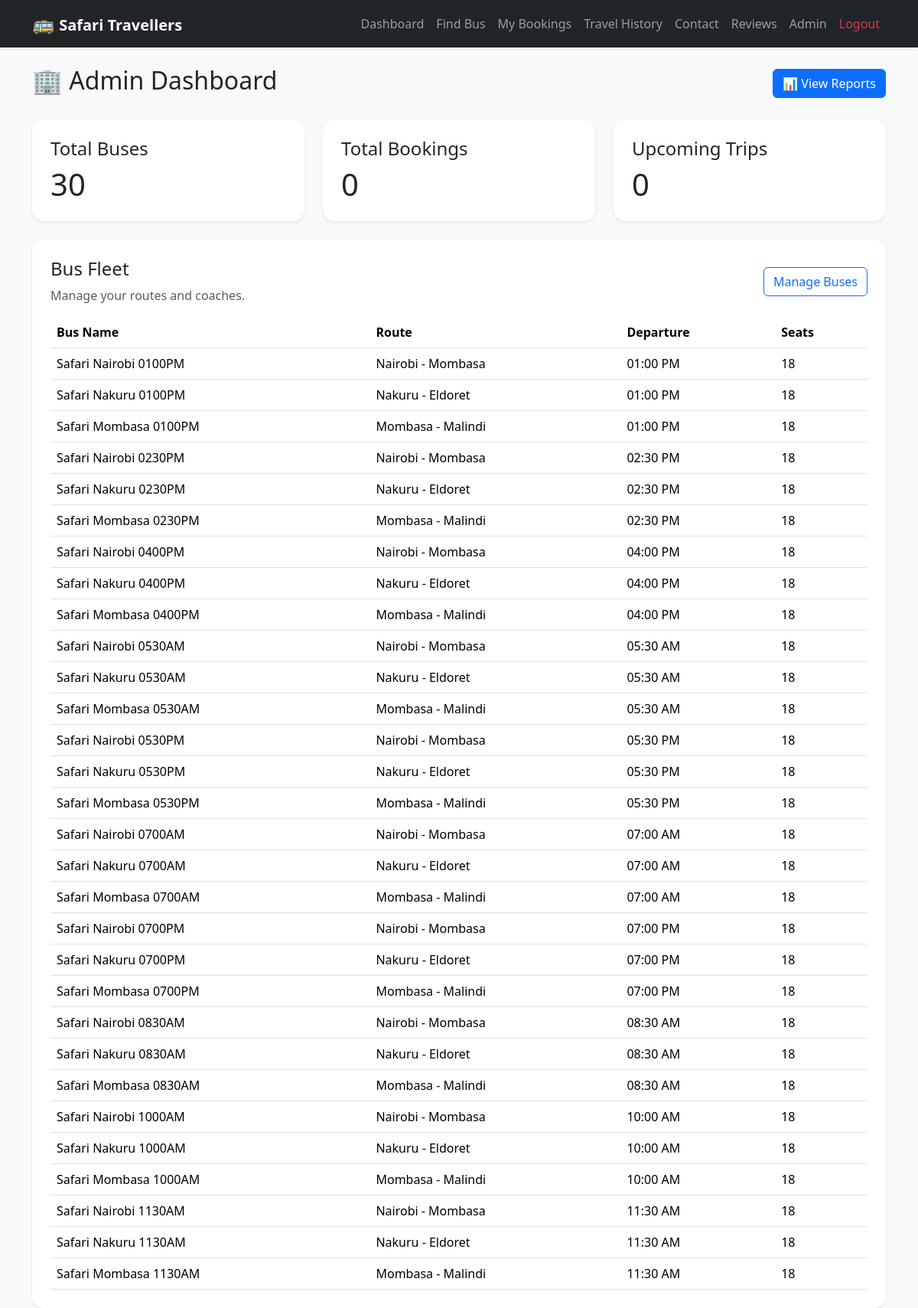
The page /admin (signed in) on the database its author committed.
### app/models.py (models this page shows, shortened)
class Bus(db.Model):
    __tablename__ = 'buses'
    id = db.Column(db.Integer, primary_key=True)
    bus_name = db.Column(db.String(100), nullable=False)
    route = db.Column(db.String(255), nullable=False)
    departure_time = db.Column(db.String(50), nullable=False)
    total_seats = db.Column(db.Integer, default=18)
    price = db.Column(db.Float, default=1650.0)
    bookings = db.relationship('Booking', back_populates='bus', cascade='all, delete-orphan')

### app/route.py (the view)
@main.route('/admin')
@login_required
def admin_dashboard():
    if not current_user.is_admin_user:
        abort(403)
    total_buses = Bus.query.count()
    total_bookings = Booking.query.count()
    upcoming_trip_count = Booking.query.filter(Booking.travel_date >= datetime.utcnow().date()).count()
    buses = Bus.query.order_by(Bus.departure_time).all()
    return render_template(
        'admin_dashboard.html',
        total_buses=total_buses,
        total_bookings=total_bookings,
        upcoming_trip_count=upcoming_trip_count,
        buses=buses,
    )

### app/models.py (called while the page is built)
    @property
    def is_admin_user(self):
        admin_email = current_app.config.get('ADMIN_EMAIL')
        return self.is_admin or (admin_email and self.email == admin_email)

### app/route.py (called while the page is built)
@login_manager.user_loader
def load_user(user_id):
    return User.query.get(int(user_id))

### app/templates/admin_dashboard.html
{% extends "base.html" %}
{% block content %}
<div class="mb-4 d-flex justify-content-between align-items-center">
    <h2>🏢 Admin Dashboard</h2>
    <a href="{{ url_for('main.admin_reports') }}" class="btn btn-primary">📊 View Reports</a>
</div>
<div class="row g-4">
    <div class="col-lg-4">
        <div class="card shadow-sm border-0 p-4">
            <h4>Total Buses</h4>
            <p class="display-6 mb-0">{{ total_buses }}</p>
        </div>
    </div>
    <div class="col-lg-4">
        <div class="card shadow-sm border-0 p-4">
            <h4>Total Bookings</h4>
            <p class="display-6 mb-0">{{ total_bookings }}</p>
        </div>
    </div>
    <div class="col-lg-4">
        <div class="card shadow-sm border-0 p-4">
            <h4>Upcoming Trips</h4>
            <p class="display-6 mb-0">{{ upcoming_trip_count }}</p>
        </div>
    </div>
</div>
<div class="card shadow-sm border-0 mt-4 p-4">
    <div class="d-flex align-items-center justify-content-between mb-3">
        <div>
            <h4>Bus Fleet</h4>
            <p class="text-muted mb-0">Manage your routes and coaches.</p>
        </div>
        <a href="{{ url_for('main.manage_buses') }}" class="btn btn-outline-primary">Manage Buses</a>
    </div>
    <div class="table-responsive">
        <table class="table align-middle mb-0">
            <thead>
                <tr>
                    <th>Bus Name</th>
                    <th>Route</th>
                    <th>Departure</th>
                    <th>Seats</th>
                </tr>
            </thead>
            <tbody>
                {% for bus in buses %}
                    <tr>
                        <td>{{ bus.bus_name }}</td>
                        <td>{{ bus.route }}</td>
                        <td>{{ bus.departure_time }}</td>
                        <td>{{ bus.total_seats }}</td>
                    </tr>
                {% endfor %}
            </tbody>
        </table>
    </div>
</div>
{% endblock %}

### app/templates/base.html (shortened to what this page needs)
<!DOCTYPE html>
<html lang="en">
<head>
    <link href="https://cdn.jsdelivr.net/npm/bootstrap@5.3.3/dist/css/bootstrap.min.css" rel="stylesheet">
<link rel="stylesheet" href="{{ url_for('static', filename='style.css') }}">
</head>
<body class="bg-light">
<nav class="navbar navbar-expand-lg navbar-dark bg-dark shadow-sm">
    <div class="container">
        <a class="navbar-brand fw-bold" href="{{ url_for('main.home') }}">
            <span style="color: #ffc107; font-size: 1.5rem;">🚌</span> Safari Travellers
        </a>
        <div class="collapse navbar-collapse" id="nav">
            <ul class="navbar-nav ms-auto">
                {% if current_user.is_authenticated %}
                    <li class="nav-item">
                        <a class="nav-link" href="{{ url_for('main.dashboard') }}">Dashboard</a>
                    </li>
                    <li class="nav-item">
                        <a class="nav-link" href="{{ url_for('main.search_buses') }}">Find Bus</a>
                    </li>
                    <li class="nav-item">
                        <a class="nav-link" href="{{ url_for('main.my_bookings') }}">My Bookings</a>
                    </li>
                    <li class="nav-item">
                        <a class="nav-link" href="{{ url_for('main.travel_history') }}">Travel History</a>
                    </li>
                    <li class="nav-item">
                        <a class="nav-link" href="{{ url_for('main.contact') }}">Contact</a>
                    </li>
                    <li class="nav-item">
                        <a class="nav-link" href="{{ url_for('main.reviews') }}">Reviews</a>
                    </li>
                    {% if current_user.is_admin_user %}
                        <li class="nav-item">
                            <a class="nav-link" href="{{ url_for('main.admin_dashboard') }}">Admin</a>
                        </li>
                    {% endif %}
                    <li class="nav-item">
                        <a class="nav-link text-danger" href="{{ url_for('main.logout') }}">Logout</a>
                    </li>
                {% endif %}
            </ul>
        </div>
    </div>
</nav>
<div class="container mt-4">
    {% block content %}{% endblock %}
</div>
</body>
</html>

### static/style.css (style rules this page uses)
body { background-color: #eef2f7; color: #212529; }
.card { border-radius: 16px; }

### rows shown on the page
Bus: bus_name "Safari Nairobi 0100PM", route "Nairobi - Mombasa", departure_time "01:00 PM", total_seats "18"
Bus: bus_name "Safari Nakuru 0100PM", route "Nakuru - Eldoret", departure_time "01:00 PM", total_seats "18"
Bus: bus_name "Safari Mombasa 0100PM", route "Mombasa - Malindi", departure_time "01:00 PM", total_seats "18"
Bus: bus_name "Safari Nairobi 0230PM", route "Nairobi - Mombasa", departure_time "02:30 PM", total_seats "18"
Bus: bus_name "Safari Nakuru 0230PM", route "Nakuru - Eldoret", departure_time "02:30 PM", total_seats "18"
Bus: bus_name "Safari Mombasa 0230PM", route "Mombasa - Malindi", departure_time "02:30 PM", total_seats "18"
Bus: bus_name "Safari Nairobi 0400PM", route "Nairobi - Mombasa", departure_time "04:00 PM", total_seats "18"
Bus: bus_name "Safari Nakuru 0400PM", route "Nakuru - Eldoret", departure_time "04:00 PM", total_seats "18"
Bus: bus_name "Safari Mombasa 0400PM", route "Mombasa - Malindi", departure_time "04:00 PM", total_seats "18"
Bus: bus_name "Safari Nairobi 0530AM", route "Nairobi - Mombasa", departure_time "05:30 AM", total_seats "18"
Bus: bus_name "Safari Nakuru 0530AM", route "Nakuru - Eldoret", departure_time "05:30 AM", total_seats "18"
Bus: bus_name "Safari Mombasa 0530AM", route "Mombasa - Malindi", departure_time "05:30 AM", total_seats "18"
Bus: bus_name "Safari Nairobi 0530PM", route "Nairobi - Mombasa", departure_time "05:30 PM", total_seats "18"
Bus: bus_name "Safari Nakuru 0530PM", route "Nakuru - Eldoret", departure_time "05:30 PM", total_seats "18"
Bus: bus_name "Safari Mombasa 0530PM", route "Mombasa - Malindi", departure_time "05:30 PM", total_seats "18"
Bus: bus_name "Safari Nairobi 0700AM", route "Nairobi - Mombasa", departure_time "07:00 AM", total_seats "18"
Bus: bus_name "Safari Nakuru 0700AM", route "Nakuru - Eldoret", departure_time "07:00 AM", total_seats "18"
Bus: bus_name "Safari Mombasa 0700AM", route "Mombasa - Malindi", departure_time "07:00 AM", total_seats "18"
Bus: bus_name "Safari Nairobi 0700PM", route "Nairobi - Mombasa", departure_time "07:00 PM", total_seats "18"
Bus: bus_name "Safari Nakuru 0700PM", route "Nakuru - Eldoret", departure_time "07:00 PM", total_seats "18"
Bus: bus_name "Safari Mombasa 0700PM", route "Mombasa - Malindi", departure_time "07:00 PM", total_seats "18"
Bus: bus_name "Safari Nairobi 0830AM", route "Nairobi - Mombasa", departure_time "08:30 AM", total_seats "18"
Bus: bus_name "Safari Nakuru 0830AM", route "Nakuru - Eldoret", departure_time "08:30 AM", total_seats "18"
Bus: bus_name "Safari Mombasa 0830AM", route "Mombasa - Malindi", departure_time "08:30 AM", total_seats "18"
Bus: bus_name "Safari Nairobi 1000AM", route "Nairobi - Mombasa", departure_time "10:00 AM", total_seats "18"
Bus: bus_name "Safari Nakuru 1000AM", route "Nakuru - Eldoret", departure_time "10:00 AM", total_seats "18"
Bus: bus_name "Safari Mombasa 1000AM", route "Mombasa - Malindi", departure_time "10:00 AM", total_seats "18"
Bus: bus_name "Safari Nairobi 1130AM", route "Nairobi - Mombasa", departure_time "11:30 AM", total_seats "18"
Bus: bus_name "Safari Nakuru 1130AM", route "Nakuru - Eldoret", departure_time "11:30 AM", total_seats "18"
Bus: bus_name "Safari Mombasa 1130AM", route "Mombasa - Malindi", departure_time "11:30 AM", total_seats "18"

### other values the page prints
{{ total_buses }} "30"
{{ total_bookings }} "0"
{{ upcoming_trip_count }} "0"
